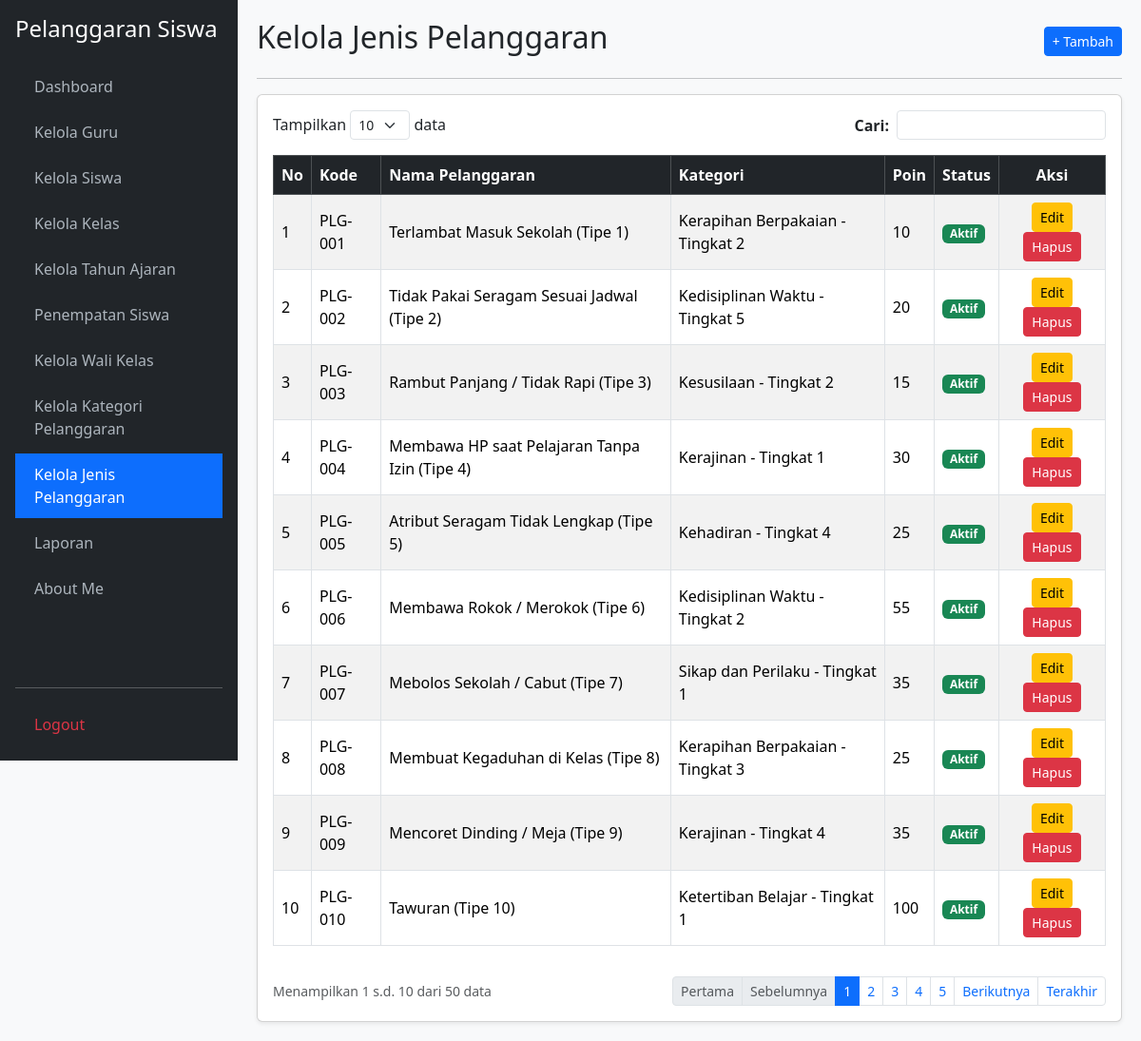
/kelola_jenis_pelanggaran.php (signed in), run on an earlier commit of the app's database.
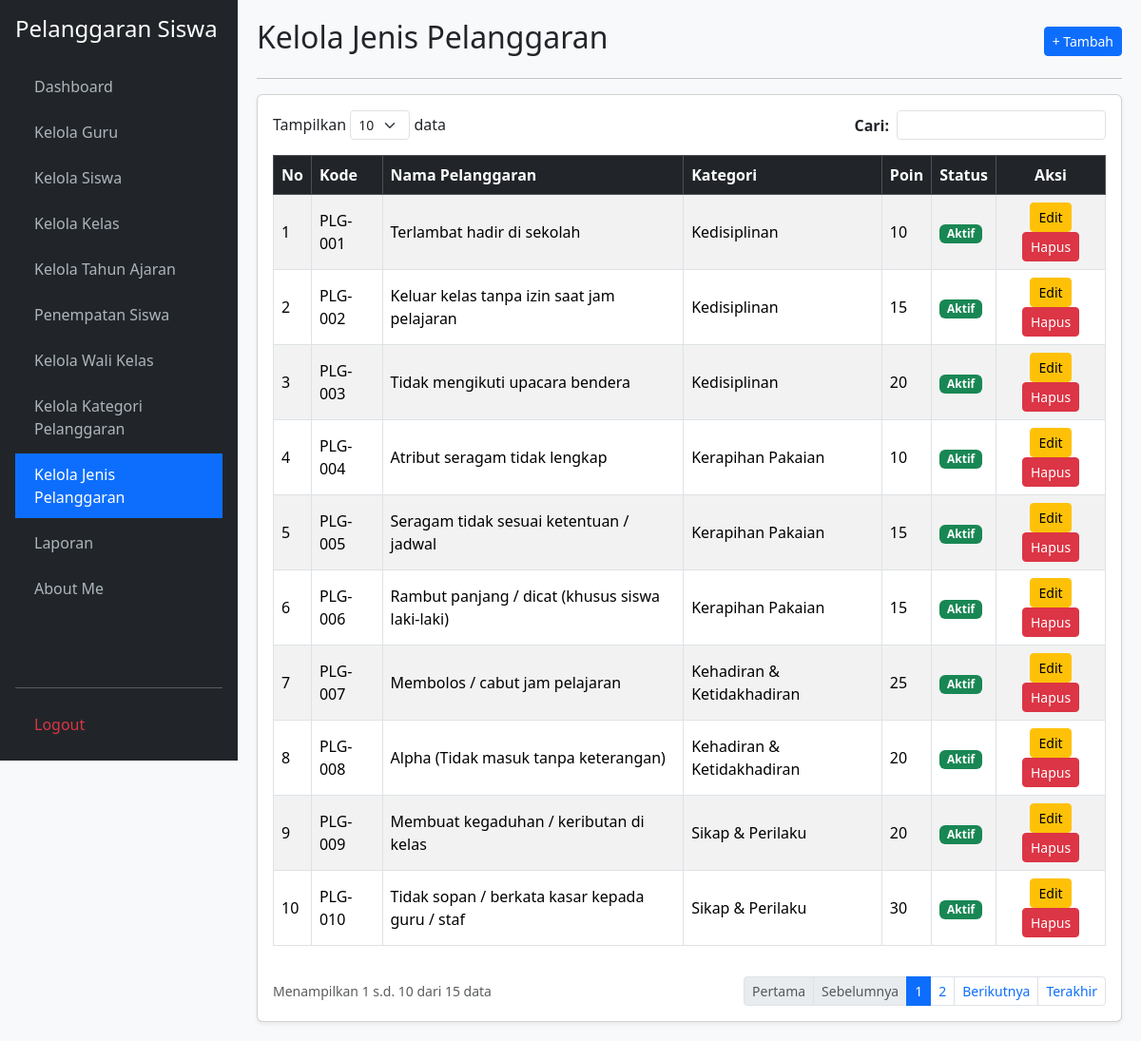
And on a later commit of the database.
### tables this page shows
CREATE TABLE `t_pelanggaran` (
  `id` int(11) NOT NULL,
  `pelanggaran_kategori_id` int(11) NOT NULL,
  `kode` varchar(30) NOT NULL,
  `nama` varchar(150) NOT NULL,
  `poin` int(11) DEFAULT NULL,
  `deskripsi` text DEFAULT NULL,
  `status_aktif` tinyint(1) DEFAULT 1,
  `created_at` timestamp NULL DEFAULT NULL,
  `updated_at` timestamp NULL DEFAULT NULL
);

CREATE TABLE `t_pelanggaran_kategori` (
  `id` int(11) NOT NULL,
  `nama` varchar(100) NOT NULL,
  `deskripsi` text DEFAULT NULL,
  `status_aktif` tinyint(1) DEFAULT 1,
  `created_at` timestamp NULL DEFAULT NULL,
  `updated_at` timestamp NULL DEFAULT NULL
);

### kelola_jenis_pelanggaran.php (the view, shortened to what the changed rows need)
<?php
require_once 'koneksi.php';
$aksi = $_GET['aksi'] ?? '';
$edit_id = $_GET['edit'] ?? '';
$edit = $edit_id ? mysqli_fetch_assoc(mysqli_query($koneksi, "SELECT * FROM t_pelanggaran WHERE id='$edit_id'")) : null;
$limit = 10;
$h = max(1, (int)($_GET['halaman'] ?? 1));
$offset = ($h - 1) * $limit;
$cari = mysqli_real_escape_string($koneksi, $_GET['cari'] ?? '');
$where = $cari ? "WHERE tp.kode LIKE '%$cari%' OR tp.nama LIKE '%$cari%' OR pk.nama LIKE '%$cari%'" : "";
$total = mysqli_num_rows(mysqli_query($koneksi, "SELECT tp.id FROM t_pelanggaran tp LEFT JOIN t_pelanggaran_kategori pk ON tp.pelanggaran_kategori_id = pk.id $where"));
$pages = ceil($total / $limit);
$data = mysqli_query($koneksi, "SELECT tp.*, pk.nama AS nama_kategori FROM t_pelanggaran tp LEFT JOIN t_pelanggaran_kategori pk ON tp.pelanggaran_kategori_id = pk.id $where LIMIT $offset, $limit");
$no = $offset + 1;
$opt_kategori = mysqli_query($koneksi, "SELECT * FROM t_pelanggaran_kategori WHERE status_aktif=1 ORDER BY nama ASC");
?>
<!DOCTYPE html>
<html lang="id">
<head>
    <link href="https://cdn.jsdelivr.net/npm/bootstrap@5.3.2/dist/css/bootstrap.min.css" rel="stylesheet">
</head>
<body>
    <div class="main-content">
        <?php if ($aksi === 'tambah' || $edit): ?>
            <div class="d-flex justify-content-between align-items-center mb-3">
                <h2><?= $edit ? 'Edit Jenis Pelanggaran' : 'Tambah Jenis Pelanggaran'; ?></h2>
                <a href="kelola_jenis_pelanggaran.php" class="btn btn-secondary btn-sm">&larr; Kembali</a>
            </div>
            <hr>
            <div class="card shadow-sm"><div class="card-body">
                <form method="POST">
                    <input type="hidden" name="id" value="<?= $edit['id'] ?? ''; ?>">
                    <div class="mb-3">
                        <label class="form-label fw-bold">Kategori Pelanggaran:</label>
                        <select name="pelanggaran_kategori_id" class="form-control" required>
                            <option value="">-- Pilih Kategori --</option>
                            <?php mysqli_data_seek($opt_kategori, 0); while($k = mysqli_fetch_assoc($opt_kategori)): ?>
                                <option value="<?= $k['id']; ?>" <?= (($edit['pelanggaran_kategori_id'] ?? '') == $k['id']) ? 'selected' : ''; ?>><?= htmlspecialchars($k['nama']); ?></option>
                            <?php endwhile; ?>
                        </select>
                    </div>
                    <div class="mb-3">
                        <label class="form-label fw-bold">Kode Pelanggaran:</label>
                        <input type="text" name="kode" class="form-control" value="<?= htmlspecialchars($edit['kode'] ?? ''); ?>" required>
                    </div>
                    <div class="mb-3">
                        <label class="form-label fw-bold">Nama Pelanggaran:</label>
                        <input type="text" name="nama" class="form-control" value="<?= htmlspecialchars($edit['nama'] ?? ''); ?>" required>
                    </div>
                    <div class="mb-3">
                        <label class="form-label fw-bold">Poin:</label>
                        <input type="number" name="poin" class="form-control" value="<?= htmlspecialchars($edit['poin'] ?? ''); ?>" required>
                    </div>
                    <div class="mb-3">
                        <label class="form-label fw-bold">Deskripsi:</label>
                        <textarea name="deskripsi" class="form-control" rows="3"><?= htmlspecialchars($edit['deskripsi'] ?? ''); ?></textarea>
                    </div>
                    <div class="mb-3">
                        <label class="form-label fw-bold">Status Aktif:</label>
                        <select name="status_aktif" class="form-control" required>
                            <option value="Aktif" <?= (($edit['status_aktif'] ?? 1) == 1 || ($edit['status_aktif'] ?? '') == 'Aktif') ? 'selected' : ''; ?>>Aktif</option>
                            <option value="Tidak Aktif" <?= (($edit['status_aktif'] ?? 1) == 0 || ($edit['status_aktif'] ?? '') == 'Tidak Aktif') ? 'selected' : ''; ?>>Tidak Aktif</option>
                        </select>
                    </div>
                    <hr>
                    <div class="d-flex justify-content-end">
                        <a href="kelola_jenis_pelanggaran.php" class="btn btn-secondary me-2">Batal</a>
                        <button type="submit" name="simpan" class="btn btn-primary">Simpan</button>
                    </div>
                </form>
            </div></div>
        <?php else: ?>
            <div class="d-flex justify-content-between align-items-center mb-2">
                <h2>Kelola Jenis Pelanggaran</h2>
                <a href="?aksi=tambah" class="btn btn-primary btn-sm">+ Tambah</a>
            </div>
            <hr>
            <div class="card shadow-sm"><div class="card-body">
                <div class="row mb-3 justify-content-between">
                    <div class="col-auto">Tampilkan <select class="form-select form-select-sm d-inline-block w-auto"><option>10</option></select> data</div>
                    <div class="col-auto">
                        <form method="GET" class="d-flex align-items-center">
                            <label class="me-2 mb-0 fw-bold">Cari:</label>
                            <input type="text" name="cari" class="form-control form-control-sm" value="<?= htmlspecialchars($cari); ?>">
                        </form>
                    </div>
                </div>
                <div class="table-responsive">
                    <table class="table table-bordered table-striped align-middle">
                        <thead class="table-dark">
                            <tr><th>No</th><th>Kode</th><th>Nama Pelanggaran</th><th>Kategori</th><th>Poin</th><th>Status</th><th class="text-center">Aksi</th></tr>
                        </thead>
                        <tbody>
                            <?php while($r = mysqli_fetch_assoc($data)): ?>
                            <tr>
                                <td><?= $no++; ?></td>
                                <td><?= htmlspecialchars($r['kode']); ?></td>
                                <td><?= htmlspecialchars($r['nama']); ?></td>
                                <td><?= htmlspecialchars($r['nama_kategori']); ?></td>
                                <td><?= htmlspecialchars($r['poin']); ?></td>
                                <td>
                                    <span class="badge bg-<?= ($r['status_aktif'] == 1 || $r['status_aktif'] == 'Aktif') ? 'success' : 'secondary'; ?>">
                                        <?= ($r['status_aktif'] == 1 || $r['status_aktif'] == 'Aktif') ? 'Aktif' : 'Tidak Aktif'; ?>
                                    </span>
                                </td>
                                <td class="text-center">
                                    <a href="?edit=<?= $r['id']; ?>" class="btn btn-sm btn-warning">Edit</a>
                                    <a href="?hapus=<?= $r['id']; ?>" class="btn btn-sm btn-danger" onclick="return confirm('Hapus data jenis pelanggaran ini?')">Hapus</a>
                                </td>
                            </tr>
                            <?php endwhile; if(!$total): ?>
                            <tr><td colspan="7" class="text-center text-muted">Data jenis pelanggaran tidak ditemukan.</td></tr>
                            <?php endif; ?>
                        </tbody>
                    </table>
                </div>
                <div class="d-flex justify-content-between align-items-center mt-3">
                    <small class="text-muted">Menampilkan <?= $total ? $offset + 1 : 0; ?> s.d. <?= min($offset + $limit, $total); ?> dari <?= $total; ?> data</small>
                    <ul class="pagination pagination-sm mb-0">
                        <li class="page-item <?= $h <= 1 ? 'disabled' : ''; ?>"><a class="page-link" href="?halaman=1&cari=<?= $cari; ?>">Pertama</a></li>
                        <li class="page-item <?= $h <= 1 ? 'disabled' : ''; ?>"><a class="page-link" href="?halaman=<?= $h-1; ?>&cari=<?= $cari; ?>">Sebelumnya</a></li>
                        <?php for($i=1; $i<=$pages; $i++): ?>
                            <li class="page-item <?= $h == $i ? 'active' : ''; ?>"><a class="page-link" href="?halaman=<?= $i; ?>&cari=<?= $cari; ?>"><?= $i; ?></a></li>
                        <?php endfor; ?>
                        <li class="page-item <?= $h >= $pages ? 'disabled' : ''; ?>"><a class="page-link" href="?halaman=<?= $h+1; ?>&cari=<?= $cari; ?>">Berikutnya</a></li>
                        <li class="page-item <?= $h >= $pages ? 'disabled' : ''; ?>"><a class="page-link" href="?halaman=<?= $pages; ?>&cari=<?= $cari; ?>">Terakhir</a></li>
                    </ul>
                </div>
            </div></div>
        <?php endif; ?>
    </div>
</body>
</html>

What changed in the data, as far as the page shows it:
changed t_pelanggaran "PLG-001": nama "Terlambat Masuk Sekolah (Tipe 1)" → "Terlambat hadir di sekolah"; pelanggaran_kategori.nama "Kerapihan Berpakaian - Tingkat 2" → "Kedisiplinan"
changed t_pelanggaran "PLG-002": nama "Tidak Pakai Seragam Sesuai Jadwal (Tipe 2)" → "Keluar kelas tanpa izin saat jam pelajaran"; pelanggaran_kategori.nama "Kedisiplinan Waktu - Tingkat 5" → "Kedisiplinan"; poin "20" → "15"
changed t_pelanggaran "PLG-003": nama "Rambut Panjang / Tidak Rapi (Tipe 3)" → "Tidak mengikuti upacara bendera"; pelanggaran_kategori.nama "Kesusilaan - Tingkat 2" → "Kedisiplinan"; poin "15" → "20"
changed t_pelanggaran "PLG-004": nama "Membawa HP saat Pelajaran Tanpa Izin (Tipe 4)" → "Atribut seragam tidak lengkap"; pelanggaran_kategori.nama "Kerajinan - Tingkat 1" → "Kerapihan Pakaian"; poin "30" → "10"
changed t_pelanggaran "PLG-005": nama "Atribut Seragam Tidak Lengkap (Tipe 5)" → "Seragam tidak sesuai ketentuan / jadwal"; pelanggaran_kategori.nama "Kehadiran - Tingkat 4" → "Kerapihan Pakaian"; poin "25" → "15"
changed t_pelanggaran "PLG-006": nama "Membawa Rokok / Merokok (Tipe 6)" → "Rambut panjang / dicat (khusus siswa laki-laki)"; pelanggaran_kategori.nama "Kedisiplinan Waktu - Tingkat 2" → "Kerapihan Pakaian"; poin "55" → "15"
changed t_pelanggaran "PLG-007": nama "Mebolos Sekolah / Cabut (Tipe 7)" → "Membolos / cabut jam pelajaran"; pelanggaran_kategori.nama "Sikap dan Perilaku - Tingkat 1" → "Kehadiran & Ketidakhadiran"; poin "35" → "25"
changed t_pelanggaran "PLG-008": nama "Membuat Kegaduhan di Kelas (Tipe 8)" → "Alpha (Tidak masuk tanpa keterangan)"; pelanggaran_kategori.nama "Kerapihan Berpakaian - Tingkat 3" → "Kehadiran & Ketidakhadiran"; poin "25" → "20"
changed t_pelanggaran "PLG-009": nama "Mencoret Dinding / Meja (Tipe 9)" → "Membuat kegaduhan / keributan di kelas"; pelanggaran_kategori.nama "Kerajinan - Tingkat 4" → "Sikap & Perilaku"; poin "35" → "20"
changed t_pelanggaran "PLG-010": nama "Tawuran (Tipe 10)" → "Tidak sopan / berkata kasar kepada guru / staf"; pelanggaran_kategori.nama "Ketertiban Belajar - Tingkat 1" → "Sikap & Perilaku"; poin "100" → "30"
Also different on the page:
$total: "50" → "15"
list line gone: "3"
list line gone: "4"
list line gone: "5"
